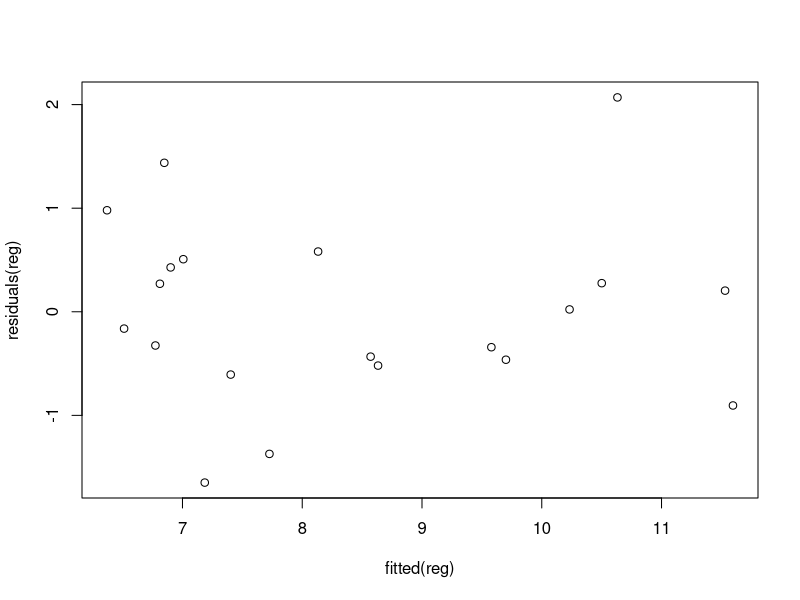
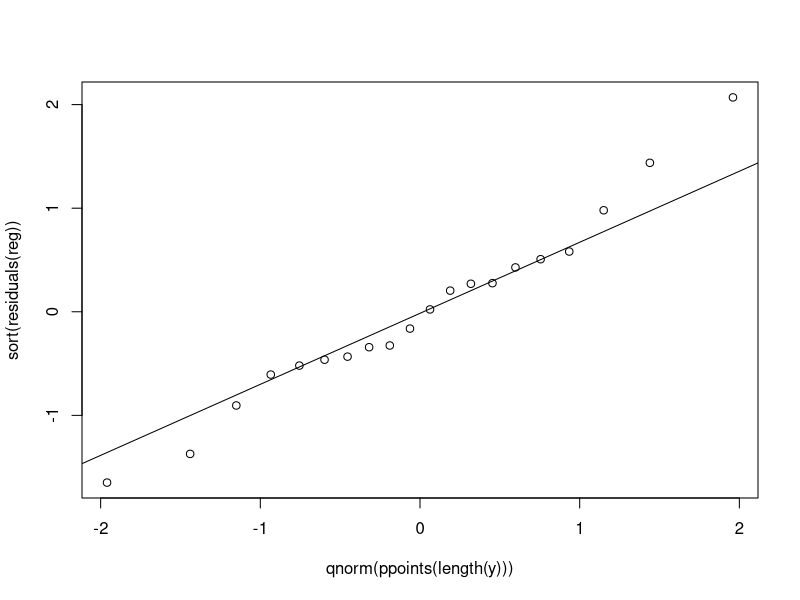
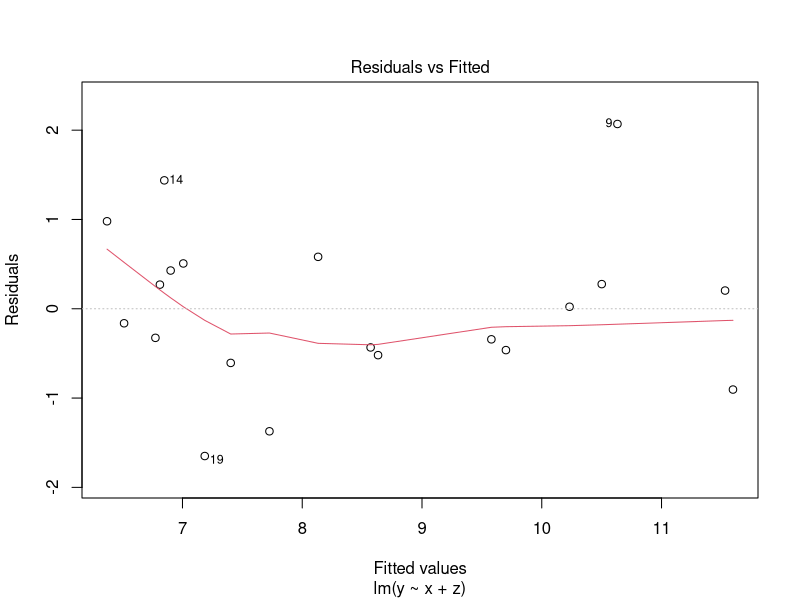
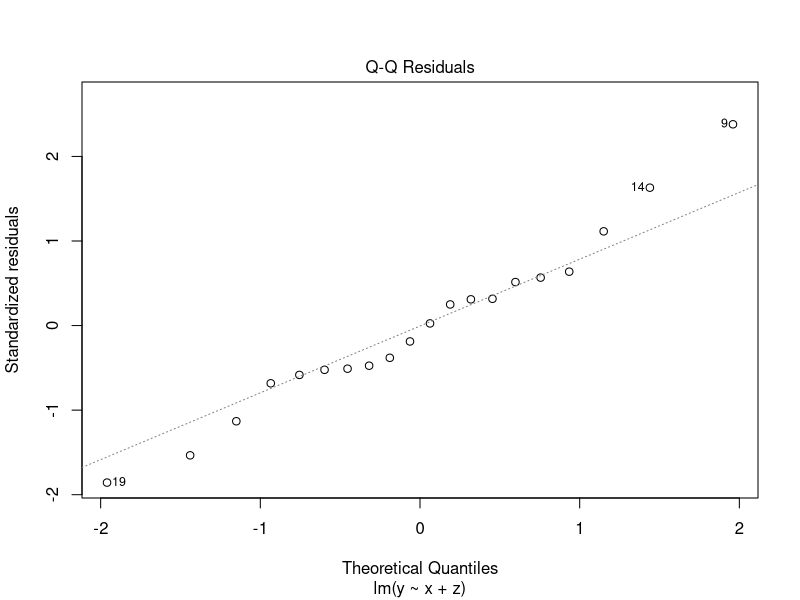
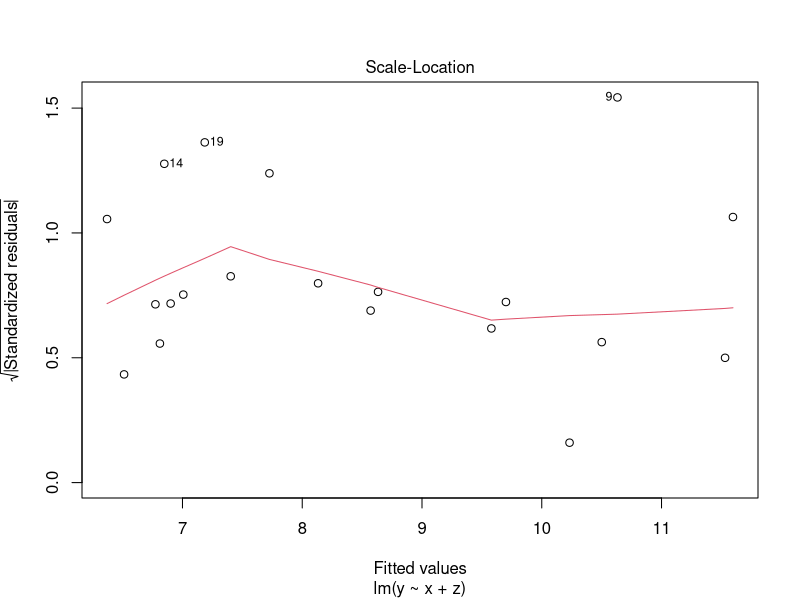
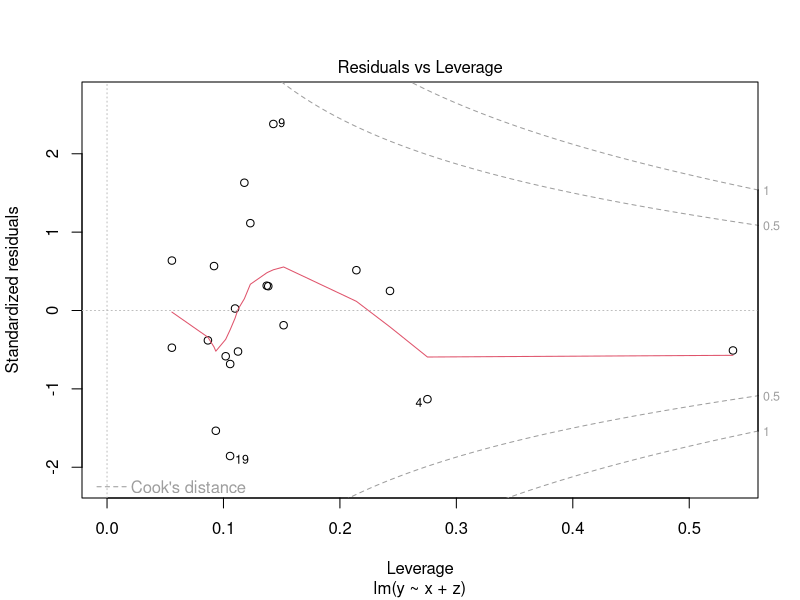
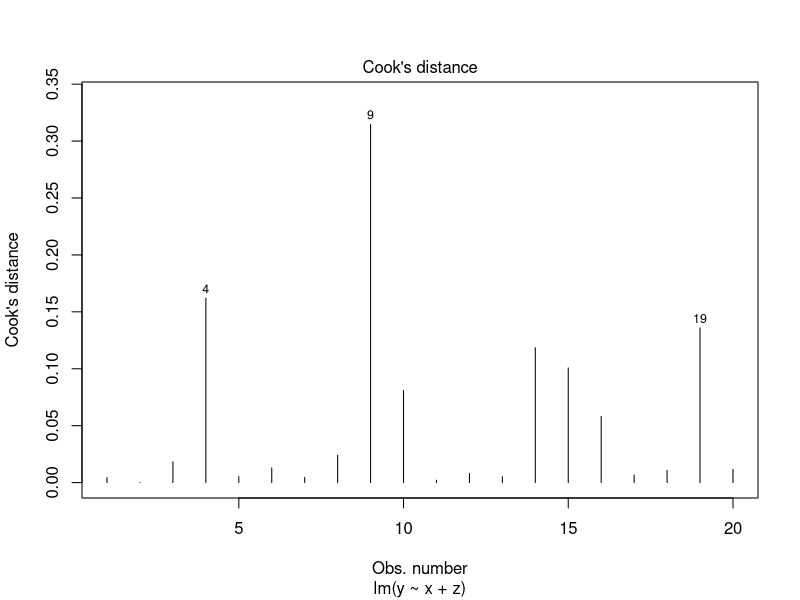

Source code (R) for these figures, in order: (Note: this script raises an error after producing the figures.)
## ---- chunk 1
x <- runif(20, 3, 5)
z <- rnorm(20)
(y <- rnorm(20, mean = 1 + x*2))
reg <- lm(y~x+z)
## ---- chunk 2
plot(residuals(reg)~fitted(reg))
## ---- chunk 3
plot(sort(residuals(reg)) ~qnorm(ppoints(length(y))))
qqline(residuals(reg))
## ---- chunk 4
plot(reg)
## ---- chunk 5
plot(reg, which = 4)
## ---- chunk 6
car::residualPlots(reg, layout = c(3, 1))
## ---- chunk 7
plot(y ~ predict(reg), xlim = range(predict(reg)), ylim = range(y))
abline(0, 1, col = "red", lwd = 2)
segments(x0 = predict(reg), x1 = predict(reg), y0 = predict(reg), y1 = y, col = "blue")
